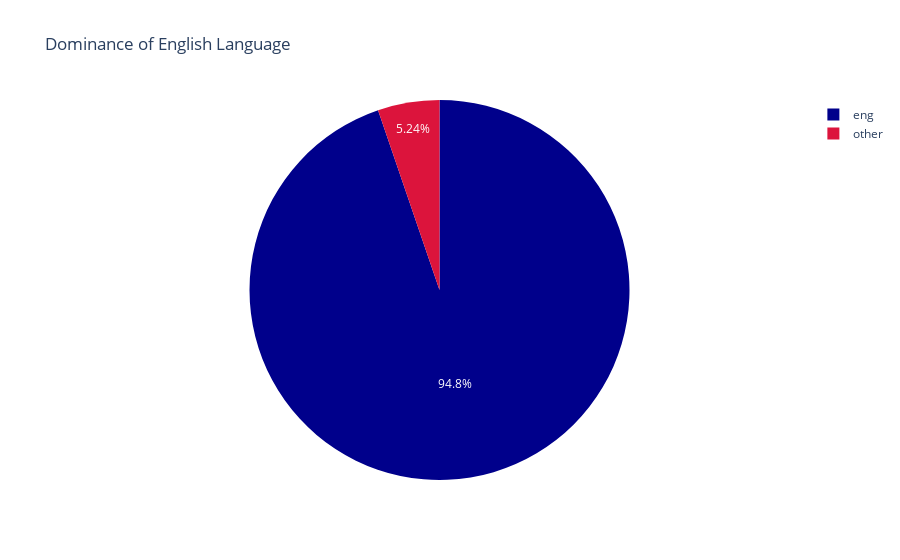

The code cell stored with this chart in its notebook:
### Code cell
fig_lang=px.pie(df_lang_grouped, names='grouped_language',values='title_count', title='Dominance of English Language',color='grouped_language',
             color_discrete_map={ 'eng': 'darkblue','other': 'crimson'})
fig_lang.show()

### Figure 1 — Plotly figure (JSON) as saved in the notebook; plotly's stock layout.template omitted (floating-point values rounded to 4 significant figures)
{"data": [{"customdata": [["eng"], ["other"]], "domain": {"x": [0, 1], "y": [0, 1]}, "hovertemplate": "grouped_language=%{customdata[0]}<br>title_count=%{value}<extra></extra>", "labels": ["eng", "other"], "legendgroup": "", "marker": {"colors": ["darkblue", "crimson"]}, "name": "", "showlegend": true, "type": "pie", "values": [10540, 583]}], "layout": {"legend": {"tracegroupgap": 0}, "title": {"text": "Dominance of English Language"}}}
